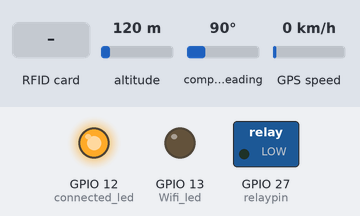
A sketch run on a simulated ESP32. Shown: switched loads named in the sketch (green lamp = pin HIGH), output pins drawn as LEDs (lit = HIGH). The inputs (shaded band) are chosen by the test bench; at power-on: altitude 120 m, compass heading 90°, GPS speed 0 km/h. WiFi joins after 1.5 s; servers stay silent unless stated; uploads are accepted with an empty reply; the GPS gets a fix after 3 s at 37.7749, -122.4194 with 8 satellites; what the sketch prints to the serial monitor is not drawn.

Above: at 3.2 s.
3.3 s: RFID card D3 81 E1 11 held to the reader
At 3.8 s:
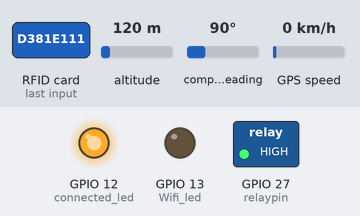
4.8 s: RFID card 73 0C 5D FA held to the reader
At 5.4 s:
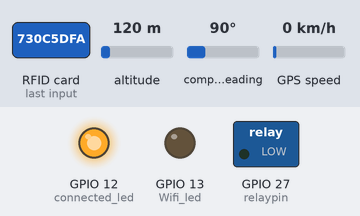
Timing chart, 0 to 7.8 s (numbered marks = the images above; inputs shaded):
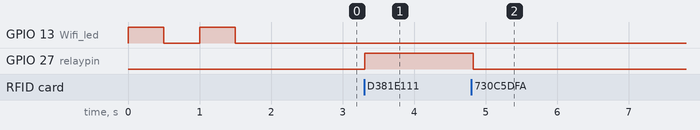

The sketch:

GPS_RFID.ino
```cpp
#include <WiFi.h>
#include <HTTPClient.h>
#include <MFRC522.h>
#include <Wire.h>
#include <SPI.h>
#include <MFRC522.h>
#include <TinyGPS++.h>
int stateBit = 0;
#define Wifi_led 13
#define connected_led 12
const int relaypin = 27;
#define relay_pin_relay 25
const int ledpin2 = 26;
const char *ssid = "skilancer10";
const char *pass = "solarpolar10";
String GOOGLE_SCRIPT_ID ="AKfycby7oec9HQ_P5JbxQrwVQZiECb6R1WXdotgb8qxWtZqLIUGAPLbgeaXk_ZurlgXXPhJM";
const int stepsPerRevolution = 4098;
#define SS_PIN 21
#define RST_PIN 22
const int sendInterval = 50;
WiFiClientSecure client;
void write_google_sheet(String params);
void update_google_sheet();
MFRC522 mfrc522(SS_PIN, RST_PIN);
const String authorizedUIDs[] = { "D3 81 E1 11", "73 0C 5D FA" };
#define RXD2 16
#define TXD2 17
HardwareSerial neogps(1);
TinyGPSPlus gps;
unsigned long lastUpdateTime = 0;
const unsigned long updateInterval = 1 * 60 * 1000;
bool isAuthorized = false;

void setup(){
    Serial.begin(115200);
    neogps.begin(9600, SERIAL_8N1, RXD2, TXD2);
    pinMode(relaypin, OUTPUT);
    pinMode(Wifi_led, OUTPUT);
    pinMode(connected_led, OUTPUT);
    Serial.print("Connecting to Wi-Fi");
    WiFi.begin(ssid, pass);
    while (WiFi.status() != WL_CONNECTED) {
        digitalWrite(Wifi_led, HIGH);
        delay(500);
        digitalWrite(Wifi_led, LOW);
        delay(500);
        Serial.println(".");
        Serial.println("Connecting...");
    }
    digitalWrite(connected_led, HIGH);
    Serial.println("WiFi connected");
    SPI.begin();
    mfrc522.PCD_Init();
}

void loop() {
    if (!mfrc522.PICC_IsNewCardPresent()) {
        update_google_sheet();
        return;
    }
    if (!mfrc522.PICC_ReadCardSerial()) {
        update_google_sheet();
        return;
    }
    Serial.print("UID tag :");
    String content = "";
    for (byte i = 0; i < mfrc522.uid.size; i++) {
        Serial.print(mfrc522.uid.uidByte[i] < 0x10 ? " 0" : " ");
        Serial.print(mfrc522.uid.uidByte[i], HEX);
        content.concat(String(mfrc522.uid.uidByte[i] < 0x10 ? " 0" : " "));
        content.concat(String(mfrc522.uid.uidByte[i], HEX));
    }
    mfrc522.PICC_HaltA();
    mfrc522.PCD_StopCrypto1();
    Serial.println();

    content.toUpperCase();

    isAuthorized = false;
    for (const String &uid : authorizedUIDs) {
        if (content.substring(1) == uid) {
            isAuthorized = true;
            break;
        }
    }

    if (isAuthorized && stateBit == 0) {
        digitalWrite(relaypin, HIGH);
        delay(10);
        stateBit = 1;
        Serial.println("Authorized access");
        write_google_sheet("value1=" + String("IgnitionOFF") + "&value2=" + String("Authorizedaccess") + "&value3=" + String(gps.location.lng(),6) + "&value4=" + String(gps.location.lat(),6));
        delay(10);
        lastUpdateTime = millis(); // Reset the update timer
    } else if (isAuthorized && stateBit == 1) {
        digitalWrite(relaypin, LOW);
        delay(10);
        stateBit = 0;
        Serial.println("Authorized access");
        write_google_sheet("value1=" + String("IgnitionON") + "&value2=" + String("Authorizedaccess") + "&value3=" + String(gps.location.lng(),6) + "&value4=" + String(gps.location.lat(),6));
        delay(10);
        lastUpdateTime = millis(); // Reset the update timer
    } else {
        Serial.println("Access Denied");
        write_google_sheet("value1=" + String("IgnitionOFF") + "&value2=" + String("AccessDenied"));
        delay(1000);
        // update_google_sheet();
    }
    Serial.println();

    boolean newData = false;
    for (unsigned long start = millis(); millis() - start < 1000;) {
        while (neogps.available()) {
            if (gps.encode(neogps.read())) {
                newData = true;
            }
        }
    }

    if (newData) {
        newData = false;
        Serial.println(gps.satellites.value());
        print_speed();
    }
}

void update_google_sheet() {
    if (isAuthorized && (millis() - lastUpdateTime >= updateInterval)) {
        write_google_sheet("value1=" + String(stateBit == 0 ? "IgnitionON" :"") + "&value2=" + String("Authorizedaccess") + "&value3=" + String(gps.location.lng(),6) + "&value4=" + String(gps.location.lat(),6));
        lastUpdateTime = millis();
    }
    else if(isAuthorized && (millis() - lastUpdateTime >= updateInterval)){
      write_google_sheet("value1="+ String(stateBit == 1 ? "IgnitionOFF" :"") + "&value2="+String("Authorizedaccess")+ "&value3=" + String(gps.location.lng(),6) + "&value4=" +String(gps.location.lat(),6));
      lastUpdateTime = millis();
    }
}

void write_google_sheet(String params) {
    HTTPClient http;
    String url = "https://script.google.com/macros/s/" + GOOGLE_SCRIPT_ID + "/exec?" + params;
    Serial.println(url);
    http.begin(url.c_str());
    http.setFollowRedirects(HTTPC_STRICT_FOLLOW_REDIRECTS);
    int httpCode = http.GET();
    Serial.print("HTTP Status Code: ");
    Serial.println(httpCode);

    String payload;
    if (httpCode > 0) {
        payload = http.getString();
        Serial.println("Payload: " + payload);
    }
    http.end();
}

void print_speed() {
    if (gps.location.isValid()==1) {
        Serial.println(gps.speed.kmph());
    } else {
        Serial.println("No Data");
    }
}
```

Measured:
- after the input at 3.3 s, GPIO 27 (relaypin): LOW → HIGH at once
- after the input at 4.8 s, GPIO 27 (relaypin): HIGH → LOW at once
